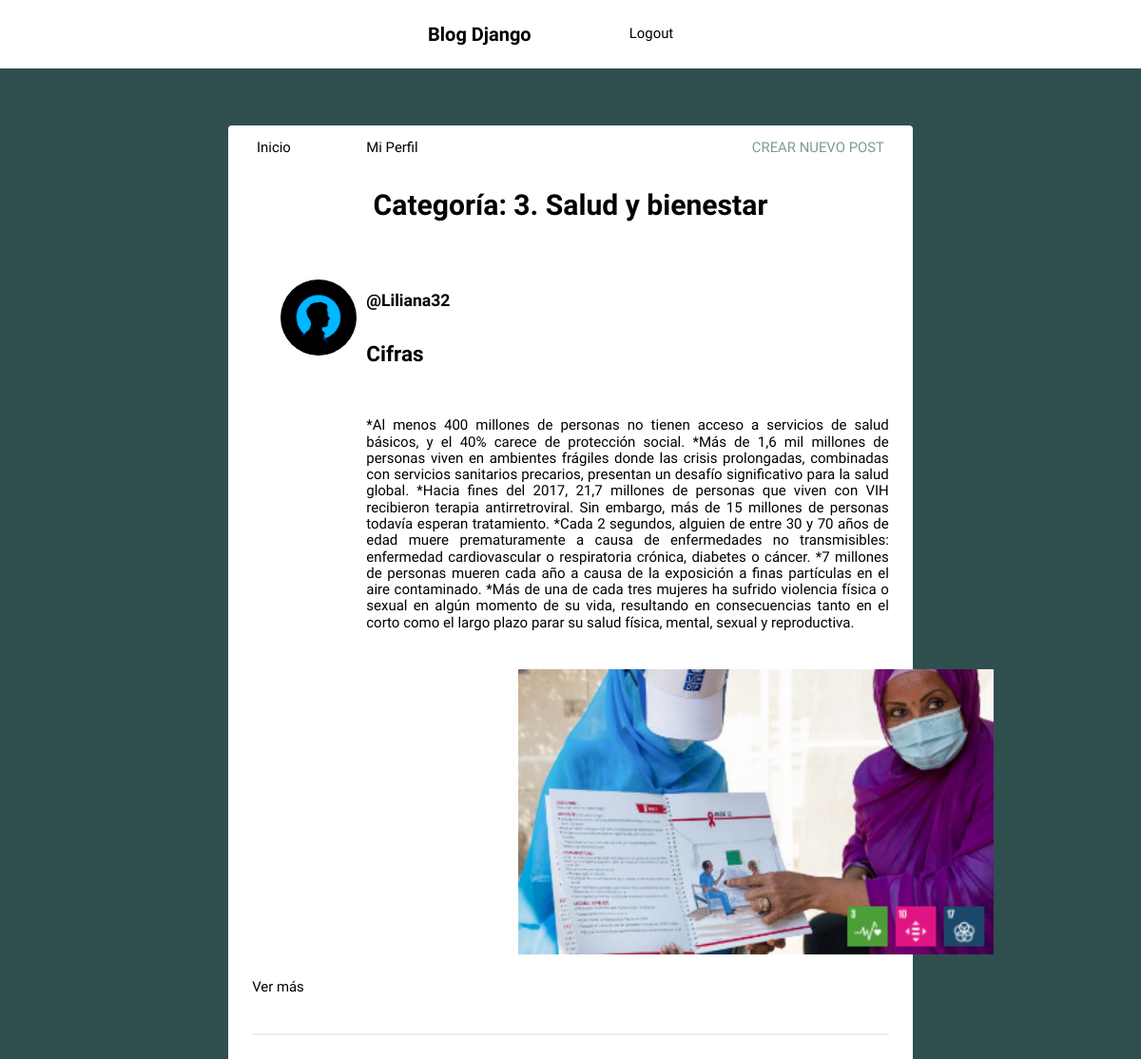
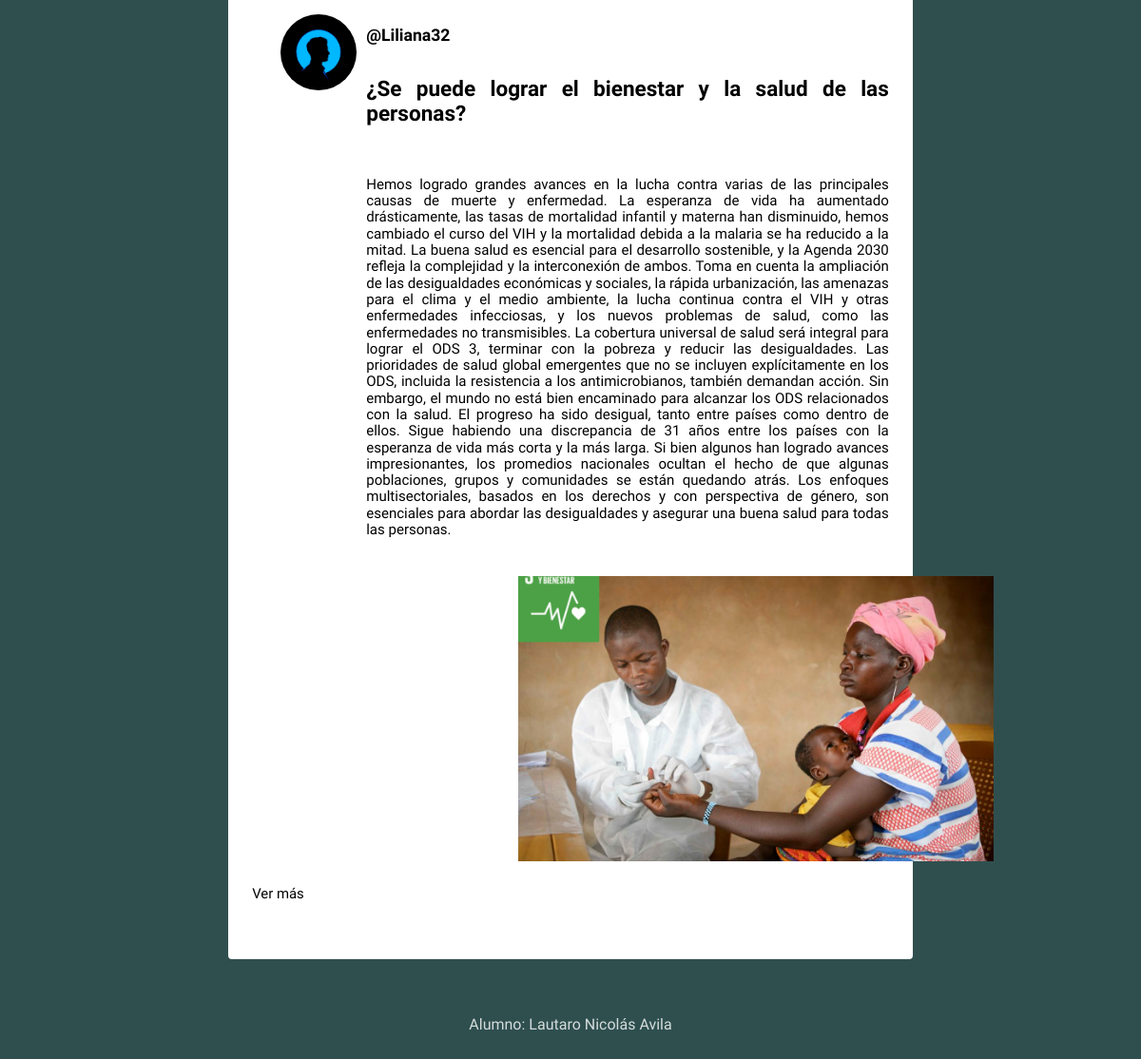
The app's page /categoria/3. Salud y bienestar/ (signed in) with its own data (2 pictures, top to bottom).
### blog/models.py (models this page shows, shortened)
class Post(models.Model):
    titulo = models.CharField('Título del Post',max_length = 150, unique = True)
    slug = models.CharField('Slug', max_length = 150, unique = True)
    user = models.ForeignKey(User, on_delete=models.CASCADE, related_name='posts')
    timestamp = models.DateTimeField(default=timezone.now)
    content = models.TextField()
    imagen = models.ImageField(null=True,blank=True,upload_to="images/")
    publicado = models.BooleanField('Publicado',default = True)
    categoria = models.CharField('Categoria', max_length = 150)
    class Meta:
        ordering = ['-timestamp']

class profile(models.Model):
    user = models.OneToOneField(User, on_delete=models.CASCADE)
    image = models.ImageField(default='perfil.png')

### blog/views.py (the view)
# urls.py: path('categoria/<str:cats>/',ver_categoria, name='categoria')
def ver_categoria(request,cats):
    post_categoria = Post.objects.filter(categoria=cats)
    return render(request, 'social/categoria.html', {'cats':cats, 'post_categoria':post_categoria})

### blog/templates/social/categoria.html (shortened to what this page needs)
{% extends 'social/layout.html' %}
{% block content %}
{% if post_categoria %}
    <div class="post"><h1 style="text-align: center;">Categoría: {{ cats }}</h1></div>
    {% for post in post_categoria %}
    <article>
        <div class="container-article">
        {% if post.publicado == True%}
        <img class='profile' src="{{ post.user.profile.image.url }}">
        <div>
            <h2 class="username"><a href="{% url 'profile' post.user.username %}">@{{ post.user.username }}</a></h2>
            <br>
            <div class="post"><h2>{{ post.titulo }}</h2></div>
            <br><br><br>
            <div class="post">{{ post.content }}</div>
        </div>
    </div>
            <img class='post_img'src="{{ post.imagen.url }}">
            <br><br><br>
            <a href="{% url 'detalle_post' post.slug %}">    Ver más</a>
        {% endif %}
    </article>
    {% endfor %}
{% else %}
    <div class="post"><h1 style="text-align: center;">Esta página no existe</h1></div>
{% endif %}
{% endblock %}

### blog/static/style.css (style rules this page uses)
body { background: #2F4F4F; font-size: 62.5%; font-family: 'Varela Round', Helvetica, Arial, serif; }
img { object-fit: cover; }
a { font-size: .93rem; text-decoration: none; color: black; }
article { width: 93%; margin: auto; padding: 40px 0; border-bottom: 2px solid #ECEEEF; }
.username { margin-bottom: .2rem; }
.username a { font-size: 1.1rem; }
.container-article { display: flex; }
.container-article img { height: 80px; width: 80px; margin-right: 10px; border-radius: 50%; }
article:last-child { border-bottom: 0; }
.post { font-size: .94rem; text-align:justify; }
.profile { display: flex; align-items: center; flex-direction: column; }
img.profile { height: 80px; width: 80px; margin-right: 10px; margin-left: 30px; border-radius: 50%; }
img.post_img { height: 300px; width: 500px; margin-left: 280px; margin-right: auto; margin-top: 40px; border-radius: 0%; }

### records on screen
Post: user.profile.image (picture), user.username "Liliana32", titulo "Cifras", content "*Al menos 400 millones de personas no tienen acceso a servicios de salud básicos, y el 40% carece de protección social. *Más de 1,6 mil millones de personas viven en ambientes frágiles donde las crisis prolongadas, combinadas con servicios sanitarios precarios, presentan un desafío significativo para la salud global. *Hacia fines del 2017, 21,7 millones de personas que viven con VIH recibieron terapia antirretroviral. Sin embargo, más de 15 millones de personas todavía esperan tratamiento. *Cada 2 segundos, alguien de entre 30 y 70 años de edad muere prematuramente a causa de enfermedades no transmisibles: enfermedad cardiovascular o respiratoria crónica, diabetes o cáncer. *7 millones de…", imagen (picture)
Post: user.profile.image (picture), user.username "Liliana32", titulo "¿Se puede lograr el bienestar y la salud de las personas?", content "Hemos logrado grandes avances en la lucha contra varias de las principales causas de muerte y enfermedad. La esperanza de vida ha aumentado drásticamente, las tasas de mortalidad infantil y materna han disminuido, hemos cambiado el curso del VIH y la mortalidad debida a la malaria se ha reducido a la mitad. La buena salud es esencial para el desarrollo sostenible, y la Agenda 2030 refleja la complejidad y la interconexión de ambos. Toma en cuenta la ampliación de las desigualdades económicas y sociales, la rápida urbanización, las amenazas para el clima y el medio ambiente, la lucha continua contra el VIH y otras enfermedades infecciosas, y los nuevos problemas de salud, como las…", imagen (picture)

### other values on screen
{{ cats }} "3. Salud y bienestar"
